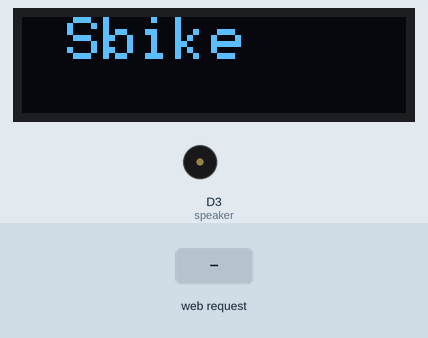
The sketch below on a simulated ESP8266 (NodeMCU). Parts: 128×32 one-colour display, buzzer (waves = sounding). Inputs (shaded band) come from the test bench. What the sketch prints to the serial monitor is not drawn.

Above: at 1.8 s.
1.9 s: HTTP request GET /gobc?message=started received
At 3.0 s:
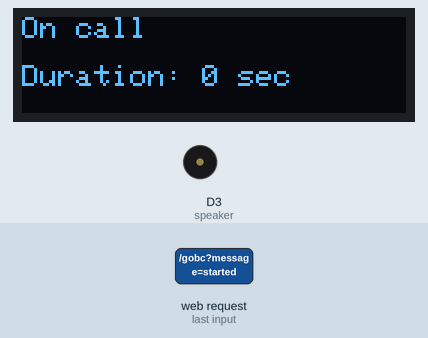
4.9 s: HTTP request GET /gobc received
At 5.18 s:
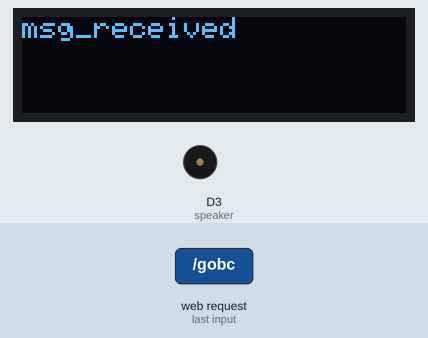
6.7 s: HTTP request GET /gobc?message=incoming received
At 7.04 s:
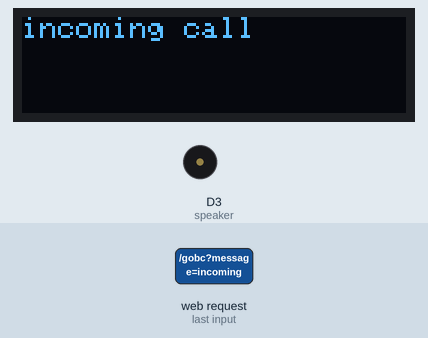
8.7 s: HTTP request GET /gobc?message=ended received
At 9.4 s:
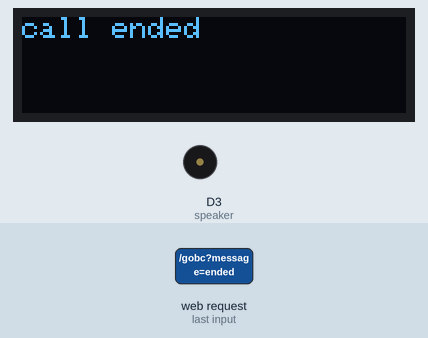
10.4 s: HTTP request GET /gobc?message=1 received
At 11.8 s:
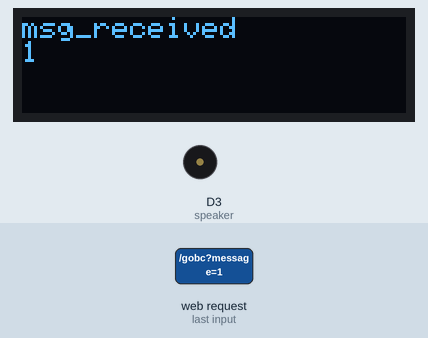
12.1 s: HTTP request GET /gobc?message=0 received
At 13.2 s:
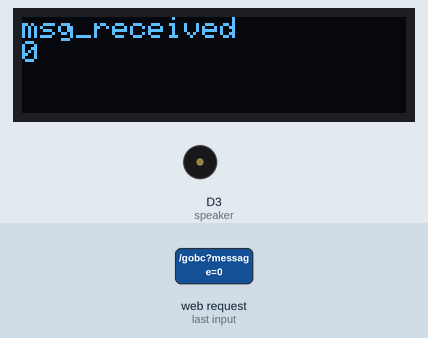
Timing chart, 0 to 14.8 s (numbered marks = the images above; inputs shaded):
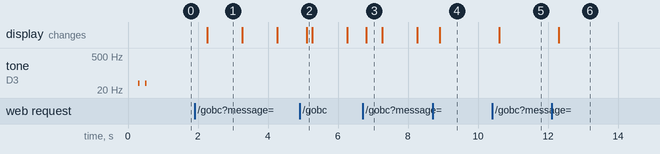

Measured:
- after the input at 1.9 s, the display: changes after 0.37 s (image 1)
- after the input at 4.9 s, the display: changes after 0.20 s (image 2)
- after the input at 6.7 s, the display: changes after 0.11 s (image 3)
- after the input at 8.7 s, the display: changes after 0.20 s (image 4)
- after the input at 10.4 s, the display: changes after 0.20 s (image 5)
- after the input at 12.1 s, the display: changes after 0.20 s (image 6)
- what the display in image 1 shows lasts 1.0 s, from 2.3 s to 3.3 s

The sketch:

Blink.ino
```cpp
#include <ESP8266WiFi.h>
#include <ESP8266WebServer.h>

/* for OLED display */
#include <SPI.h>
#include <Wire.h>
#include <Adafruit_GFX.h>
#include <Adafruit_SSD1306.h>


/* OLED setup */
#define SCREEN_WIDTH 128  // OLED display width, in pixels
#define SCREEN_HEIGHT 32  // OLED display height, in pixels

#define OLED_RESET -1        // Reset pin # (or -1 if sharing Arduino reset pin)
#define SCREEN_ADDRESS 0x3C  ///< See datasheet for Address; 0x3D for 128x64, 0x3C for 128x32
/* ---------------------------------------------------------------------------------------------------- */

/* ---------------------------------------------------------------------------------------------------- */
/* oled initialize and all bitmaps */
Adafruit_SSD1306 display(SCREEN_WIDTH, SCREEN_HEIGHT, &Wire, OLED_RESET);

int speaker = D3;

unsigned long callStartTime = 0;  // Store call start time
bool isCallActive = false;        // Track call status
String curr_call_msg = "Unknown";
unsigned long previousMillis = 0;     // Store time for non-blocking counter
const long interval = 1000;           // 1 second update interval

const char *ssid = "ESP8266_AP";
const char *password = "12345678";

// Create a web server on port 80
ESP8266WebServer server(80);

void handleGOBCRoute() {
  String number = server.arg("number");
  String message = server.arg("message");

  Serial.print("Received Number: ");
  Serial.println(number);
  Serial.print("Received Message: ");
  Serial.println(message);

  if(message == "incoming"){
    call_incoming(number.c_str());
  }
  else if(message == "started"){
    call_started(number.c_str());
  }
  else if(message == "ended"){
    call_ended(number.c_str());
  }
  else{
    msg_received(message.c_str());
  }

  String response = "Received number: " + number + "\nMessage: " + message;
  server.send(200, "text/plain", response);
}

void handleRoot() {
  server.send(200, "text/html", "<h1>ESP8266 Message Receiver</h1><p>Use /gobc?number=123&message=hello</p>");
}

void setup() {
  Serial.begin(115200);

  // Start ESP8266 in AP mode
  WiFi.softAP(ssid, password);
  IPAddress IP = WiFi.softAPIP();
  Serial.print("Connect to: ");
  Serial.println(ssid);
  Serial.print("IP Address: ");
  Serial.println(IP);

  // Define routes
  server.on("/", handleRoot);
  server.on("/gobc", handleGOBCRoute);

  // Start web server
  server.begin();
  Serial.println("Web server started");

pinMode(speaker, OUTPUT);
  // my setup
  //display begins
  connectDisplay();
  initDisplay();
  track1();
  track1();
  track1();
  track1();
  track1();
  track1();


}

void loop() {
  server.handleClient();
  if (isCallActive) {
    showCallDuration();  // Non-blocking live counter
  }
}


void connectDisplay() {
  // SSD1306_SWITCHCAPVCC = generate display voltage from 3.3V internally
  if (!display.begin(SSD1306_SWITCHCAPVCC, SCREEN_ADDRESS)) {
    Serial.println(F("SSD1306 allocation failed"));
    for (;;)
      ;  // Don't proceed, loop forever
  }
  // Clear the buffer
  display.clearDisplay();
}
void initDisplay() {
  // display.clearDisplay();
  // display.drawBitmap(0, 0, init_logo, 128, 64, WHITE);
  // display.display();
  // delay(2000);
  displayMessage("Sbike", 2, 15, 0);
}

void playTone(int pin, int duration, int after_duration) {
  digitalWrite(pin, HIGH);
  delay(duration);
  digitalWrite(pin, LOW);
  delay(after_duration);
}


void track1() {
  playTone(speaker, 10, 5);
  playTone(speaker, 20, 15);
  playTone(speaker, 20, 15);
  playTone(speaker, 10, 5);
}

void track2() {
  playTone(speaker, 20, 100);
  playTone(speaker, 40, 10);
  playTone(speaker, 40, 10);
  playTone(speaker, 20, 100);
}

void track3() {
  playTone(speaker, 30, 10);
  playTone(speaker, 10, 100);
  playTone(speaker, 30, 10);
}

void track4() {
  playTone(speaker, 1000, 100);
  playTone(speaker, 5, 5);
  playTone(speaker, 30, 50);
  playTone(speaker, 20, 20);
  playTone(speaker, 20, 20);
}

void displayMessage(const char* message, int textSize, int x, int y) {
  display.clearDisplay();
  display.setTextSize(textSize);  // Set text size based on the argument
  display.setTextColor(SSD1306_WHITE);
  display.setCursor(x, y);
  display.println(message);  // Display the message based on the argument
  display.display();
}

void call_incoming(const char* message) {
  track1();
  display.clearDisplay();
  display.setCursor(0, 0);
  display.setTextSize(1);  // Set text size based on the argument
  display.setTextColor(SSD1306_WHITE);
  display.println("incoming call");
  display.println(message);  // Display the message based on the argument
  display.display();
}
void call_started(const char* message) {
  callStartTime = millis();  // Record the time when call starts
  isCallActive = true;
  curr_call_msg = message;
  track2();
  display.clearDisplay();
  display.setCursor(0, 0);
  display.setTextSize(1);  // Set text size based on the argument
  display.setTextColor(SSD1306_WHITE);
  display.println("on call");
  display.println(message);  // Display the message based on the argument
  display.display();
}
void call_ended(const char* message) {
  isCallActive = false;
  callStartTime = 0;
  curr_call_msg = "Unknown";
  previousMillis = 0;     // Store time for non-blocking counte
  track3();
  display.clearDisplay();
  display.setCursor(0, 0);
  display.setTextSize(1);  // Set text size based on the argument
  display.setTextColor(SSD1306_WHITE);
  display.println("call ended");
  display.println(message);  // Display the message based on the argument
  display.display();
}
void msg_received(const char* message) {
  track3();
  display.clearDisplay();
  display.setCursor(0, 0);
  display.setTextSize(1);  // Set text size based on the argument
  display.setTextColor(SSD1306_WHITE);
  display.println("msg_received");
  display.println(message);  // Display the message based on the argument
  display.display();
}

void showCallDuration() {
    unsigned long currentMillis = millis();

  if (currentMillis - previousMillis >= interval) {
    previousMillis = currentMillis;

    unsigned long elapsedTime = (currentMillis - callStartTime) / 1000;  // Convert to seconds

    display.clearDisplay();
    display.setCursor(0, 0);
    display.setTextSize(1);
    display.setTextColor(SSD1306_WHITE);
    display.println("On call");
    display.println(curr_call_msg);
    display.print("Duration: ");
    display.print(elapsedTime);
    display.println(" sec");
    display.display();
  }
}
```
